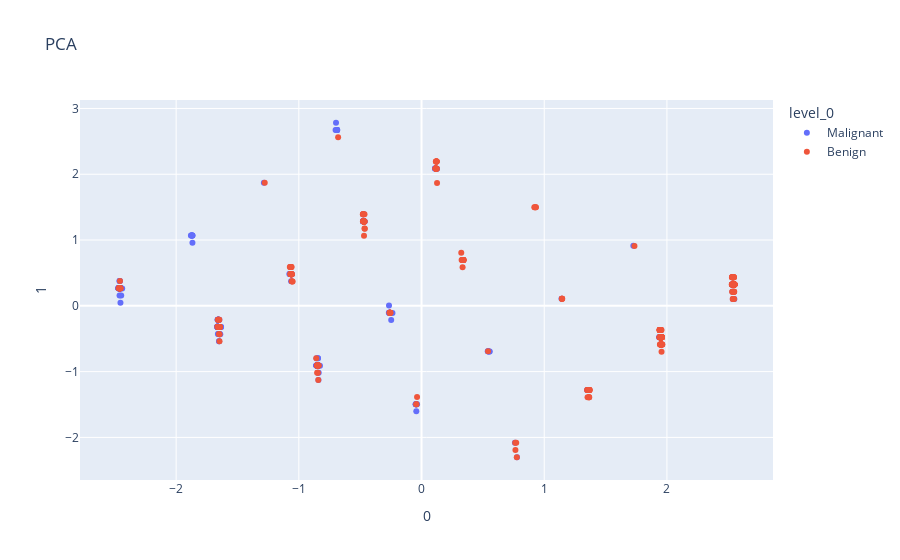

The notebook cell this image was saved under:
### Code cell
# PCA dimensionality reduction
import numpy as np
import matplotlib.pyplot as plt
from sklearn.decomposition import PCA

# Defining the model
pca = PCA()

# Seperating features and label
X = predictive_df.values
Y = cleaned_df.loc[cleaned_df['Severity'] == 1].drop(columns=['BA', 'Severity']).values
Z = cleaned_df.loc[cleaned_df['Severity'] == 0].drop(columns=['BA', 'Severity']).values
feature_names = predictive_df.keys()

# Fitting and transforming the data to the model
pca.fit(X)
pca_data_1 = pca.transform(Y)
pca_data_2 = pca.transform(Z)

# Calculate the percentage of variation that each principal component accounts for
per_principal_component = np.round(pca.explained_variance_ratio_*100, decimals=1)

# Creating the labels of each principal component
labels = ['PC' + str(x) for x in range(1, len(per_principal_component) + 1)]

# Plotting the principal components
plt.bar(x=range(1, len(per_principal_component) + 1), height=per_principal_component, tick_label=labels)
plt.ylabel("Percentage of explained Variance")
plt.xlabel('Principal component')
plt.show()

# Almost all of the variance is along PC1, so a 2D graph using PC1 and PC2 should do the job

# Importance of features based on loading scores
loading_scores = pd.Series(pca.components_[0], index=feature_names)
sorted_loading_scores = loading_scores.abs().sort_values(ascending=False)
print(sorted_loading_scores)

# Margin and shape are the top two loading scores, so these cause the largest variation in the dataframe

# Showing the pca graph
pca_data = pd.concat( [pd.DataFrame(pca_data_1), pd.DataFrame(pca_data_2)], keys=['Malignant', 'Benign']).reset_index(level=0)

fig7a = px.scatter(pca_data, x=0, y=1, color="level_0", title="PCA")
fig7a.show()

### Figure 1 — Plotly figure (JSON) as saved in the notebook; plotly's stock layout.template omitted (floating-point values rounded to 4 significant figures; data arrays with more than 128 entries replaced by an {"elided": "..."} marker saying what was removed)
{"data": [{"hovertemplate": "level_0=Malignant<br>0=%{x}<br>1=%{y}<extra></extra>", "legendgroup": "Malignant", "marker": {"color": "#636efa", "symbol": "circle"}, "mode": "markers", "name": "Malignant", "orientation": "v", "showlegend": true, "type": "scatter", "x": {"elided": "445 float values"}, "xaxis": "x", "y": {"elided": "445 float values"}, "yaxis": "y"}, {"hovertemplate": "level_0=Benign<br>0=%{x}<br>1=%{y}<extra></extra>", "legendgroup": "Benign", "marker": {"color": "#EF553B", "symbol": "circle"}, "mode": "markers", "name": "Benign", "orientation": "v", "showlegend": true, "type": "scatter", "x": {"elided": "516 float values"}, "xaxis": "x", "y": {"elided": "516 float values"}, "yaxis": "y"}], "layout": {"legend": {"title": {"text": "level_0"}, "tracegroupgap": 0}, "title": {"text": "PCA"}, "xaxis": {"anchor": "y", "domain": [0, 1], "title": {"text": "0"}}, "yaxis": {"anchor": "x", "domain": [0, 1], "title": {"text": "1"}}}}
